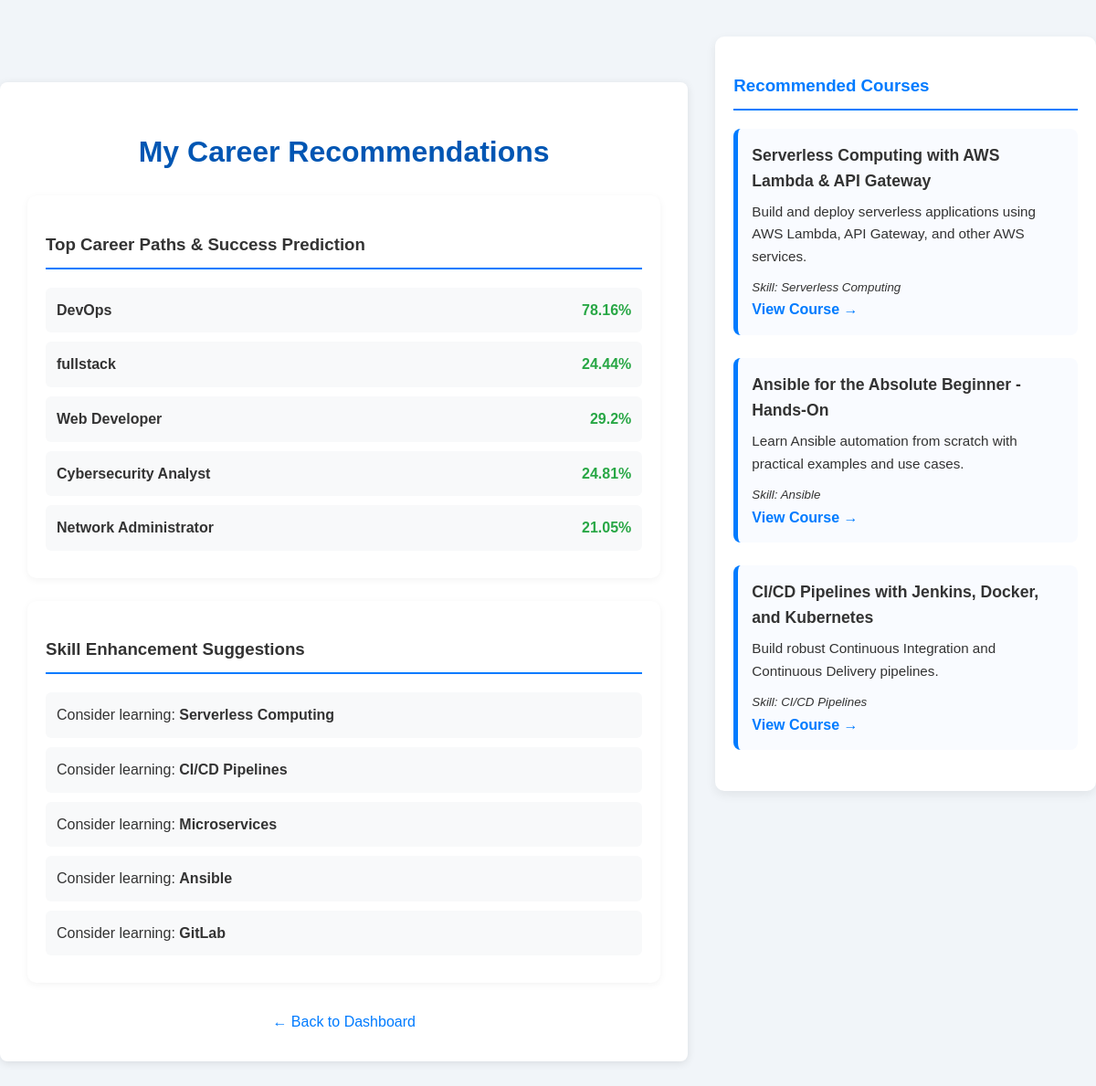
Screenshot of /user/recommendations.php (signed in) with the database file from the repository.
### tables this page shows
CREATE TABLE `courses` (
  `id` int(11) NOT NULL,
  `title` varchar(255) NOT NULL,
  `description` text DEFAULT NULL,
  `url` varchar(255) DEFAULT NULL,
  `skill_id` int(11) DEFAULT NULL,
  `created_at` datetime DEFAULT current_timestamp()
);

CREATE TABLE `skills` (
  `id` int(11) NOT NULL,
  `name` varchar(255) NOT NULL
);

### algorithms/linear_regression.php (called while the page is built, shortened)
<?php
function predictSuccessScore($user_skills_ids, $user_answers, $career_info, $all_skills, $user_gpa = null) {
    $skill_names_to_ids = [];
    foreach ($all_skills as $skill) {
        $skill_names_to_ids[strtolower($skill['name'])] = $skill['id'];
    }
    $career_id = $career_info['id'];
    $factors = $career_scoring_factors[$career_id];
    $current_score = 0;
    $max_possible_score_for_career = 0;
    $current_score += 10;
    $max_possible_score_for_career += 10;
    foreach ($factors['key_skills'] as $skill_id) {
        if ($skill_id > 0) {
            if (in_array($skill_id, $user_skills_ids)) {
                $current_score += 10;
            }
            $max_possible_score_for_career += 10;
        }
    }
    foreach ($factors['relevant_skills'] as $skill_id) {
        if ($skill_id > 0) {
            if (in_array($skill_id, $user_skills_ids)) {
                $current_score += 5;
            }
            $max_possible_score_for_career += 5;
        }
    }
    foreach ($factors['ideal_answers'] as $question_text => $answer_contributions) {
        if (isset($user_answers[$question_text])) {
            $user_answer = $user_answers[$question_text];
            $question_max_contribution = 0;
            $user_answer_parts = explode("||", $user_answer);
            foreach ($answer_contributions as $expected_answer_substring => $contribution) {
                $question_max_contribution += $contribution;
                foreach ($user_answer_parts as $part) {
                    if (strpos(strtolower($part), strtolower($expected_answer_substring)) !== false) {
                        $current_score += $contribution;
                    }
                }
            }
            $max_possible_score_for_career += $question_max_contribution;
        }
    }
    if ($user_gpa !== null && $factors['gpa_weight'] > 0) {
        $normalized_gpa = $user_gpa / 4.0;
        $gpa_score = $normalized_gpa * $factors['gpa_weight'];
        $current_score += $gpa_score;
        $max_possible_score_for_career += $factors['gpa_weight'];
    }
    if ($max_possible_score_for_career > 0) {
        $percentage = ($current_score / $max_possible_score_for_career) * 100;
    } else {
        $percentage = 0;
    }
    return max(0, min(100, round($percentage, 2)));
}
?>

### algorithms/career_scoring.php (called while the page is built, shortened)
<?php
function getCareerCompatibilityScores($user_skills_ids, $user_answers, $all_careers, $all_skills) {
    $career_scores = [];
    $skill_names_to_ids = [];
    foreach ($all_skills as $skill) {
        $skill_names_to_ids[strtolower($skill['name'])] = $skill['id'];
    }
    foreach ($all_careers as $career) {
        $current_career_id = $career['id'];
        $current_career_title = $career['title'];
        $score = 0;
        if (isset($scoring_factors[$current_career_id])) {
            $factors = $scoring_factors[$current_career_id];
            $score += $factors['base_score'];
            foreach ($factors['key_skills'] as $skill_id) {
                if ($skill_id > 0 && in_array($skill_id, $user_skills_ids)) {
                    $score += 15;
                }
            }
            foreach ($factors['relevant_skills'] as $skill_id) {
                if ($skill_id > 0 && in_array($skill_id, $user_skills_ids)) {
                    $score += 5;
                }
            }
            foreach ($factors['ideal_answers'] as $question_text => $answer_contributions) {
                if (isset($user_answers[$question_text])) {
                    $user_answer = $user_answers[$question_text];
                    foreach ($answer_contributions as $expected_answer_substring => $contribution) {
                        $user_answer_parts = explode("||", $user_answer);
                        foreach ($user_answer_parts as $part) {
                            if (strpos(strtolower($part), strtolower($expected_answer_substring)) !== false) {
                                $score += $contribution;
                                break;
                            }
                        }
                    }
                }
            }
        }
        $career_scores[$current_career_title] = $score;
    }
    arsort($career_scores);
    return $career_scores;
}
?>

### algorithms/association_rule_mining.php (called while the page is built, shortened)
<?php
function getAssociationSkillSuggestions($user_skills_ids, $all_skills) {
    $suggested_skills_ids = [];
    $all_skill_names_map = [];
    foreach ($all_skills as $skill) {
        $all_skill_names_map[$skill['id']] = $skill['name'];
        $skill_names_to_ids[strtolower($skill['name'])] = $skill['id'];
    }
    foreach ($user_skills_ids as $skill_id) {
        if (isset($association_rules[$skill_id])) {
            foreach ($association_rules[$skill_id] as $suggested_id) {
                if (!in_array($suggested_id, $user_skills_ids) && !in_array($suggested_id, $suggested_skills_ids)) {
                    $suggested_skills_ids[] = $suggested_id;
                }
            }
        }
    }
    $suggested_skill_names = [];
    foreach ($suggested_skills_ids as $id) {
        if (isset($all_skill_names_map[$id])) {
            $suggested_skill_names[] = $all_skill_names_map[$id];
        }
    }
    return array_slice($suggested_skill_names, 0, 15);
}
?>

### algorithms/course_recommendation.php (called while the page is built, shortened)
<?php
function getCourseRecommendations($conn, $suggested_skill_ids) {
    $recommended_courses = [];
    $placeholders = implode(',', array_fill(0, count($suggested_skill_ids), '?'));
    $types = str_repeat('i', count($suggested_skill_ids));
    $sql = "
        SELECT
            courses.id,
            courses.title,
            courses.description,
            courses.url,
            skills.name AS skill_name
        FROM
            courses
        LEFT JOIN
            skills ON courses.skill_id = skills.id
        WHERE
            courses.skill_id IN ($placeholders)
            OR courses.skill_id IS NULL
        ORDER BY
            CASE
                WHEN courses.skill_id IS NULL THEN 1
                ELSE 0
            END ASC
        LIMIT 3
    ";
    if ($stmt = mysqli_prepare($conn, $sql)) {
        mysqli_stmt_bind_param($stmt, $types, ...$suggested_skill_ids);
        mysqli_stmt_execute($stmt);
        $result = mysqli_stmt_get_result($stmt);
        while ($row = mysqli_fetch_assoc($result)) {
            $recommended_courses[] = $row;
        }
    }
    return $recommended_courses;
}

### user/recommendations.php (the view, shortened to what this page needs)
<?php
require_once '../config/config.php';
require_once '../algorithms/career_scoring.php';
require_once '../algorithms/association_rule_mining.php';
require_once '../algorithms/linear_regression.php';
require_once '../algorithms/course_recommendation.php';
$user_id = $_SESSION['user_id'];
$user_skills_ids = [];
$sql_user_skills = "SELECT skill_id FROM user_skills WHERE user_id = ?";
if ($stmt = mysqli_prepare($conn, $sql_user_skills)) {
    mysqli_stmt_bind_param($stmt, "i", $user_id);
    mysqli_stmt_execute($stmt);
    $result = mysqli_stmt_get_result($stmt);
    while ($row = mysqli_fetch_assoc($result)) {
        $user_skills_ids[] = $row['skill_id'];
    }
}
$user_answers = [];
$sql_user_answers = "SELECT question, answer FROM user_answers WHERE user_id = ?";
if ($stmt = mysqli_prepare($conn, $sql_user_answers)) {
    mysqli_stmt_bind_param($stmt, "i", $user_id);
    mysqli_stmt_execute($stmt);
    $result = mysqli_stmt_get_result($stmt);
    while ($row = mysqli_fetch_assoc($result)) {
        $user_answers[$row['question']] = $row['answer'];
    }
}
$user_gpa = null;
$sql_user_academic = "SELECT major, gpa FROM users WHERE id = ?";
if ($stmt = mysqli_prepare($conn, $sql_user_academic)) {
    mysqli_stmt_bind_param($stmt, "i", $user_id);
    mysqli_stmt_execute($stmt);
    mysqli_stmt_bind_result($stmt, $fetched_major, $fetched_gpa);
    if (mysqli_stmt_fetch($stmt)) {
        $user_gpa = $fetched_gpa;
    }
}
$all_skills = [];
$result_all_skills = mysqli_query($conn, "SELECT id, name FROM skills");
while ($row = mysqli_fetch_assoc($result_all_skills)) {
    $all_skills[] = $row;
}
$all_careers = [];
$result_all_careers = mysqli_query($conn, "SELECT id, title, description FROM careers");
while ($row = mysqli_fetch_assoc($result_all_careers)) {
    $all_careers[] = $row;
}
$career_compatibility_scores = [];
$skill_suggestions = [];
$success_predictions = [];
$recommended_courses = [];
if (!empty($user_skills_ids) || !empty($user_answers) || $user_gpa !== null) {
    $career_compatibility_scores = getCareerCompatibilityScores($user_skills_ids, $user_answers, $all_careers, $all_skills);
    $skill_suggestions = getAssociationSkillSuggestions($user_skills_ids, $all_skills);
    foreach ($all_careers as $career) {
        $score = predictSuccessScore($user_skills_ids, $user_answers, $career, $all_skills, $user_gpa);
        $success_predictions[$career['title']] = $score;
    }
    $suggested_skill_ids = [];
    foreach ($skill_suggestions as $name) {
        foreach ($all_skills as $skill) {
            if (strtolower($skill['name']) === strtolower($name)) {
                $suggested_skill_ids[] = $skill['id'];
                break;
            }
        }
    }
    if (!empty($suggested_skill_ids)) {
        $recommended_courses = getCourseRecommendations($conn, $suggested_skill_ids);
    }
} else {
    $_SESSION['recommendation_message'] = "Please fill out your profile, skills, and quiz to get recommendations.";
}
?>
<!DOCTYPE html>
<html lang="en">
<head>
    <link rel="stylesheet" href="../assets/css/style.css">
</head>
<body>
<div class="page-layout">
    <div class="left-content">
        <div class="recommendations-container">
            <h1>My Career Recommendations</h1>
            <?php if (isset($_SESSION['recommendation_message'])): ?>
                <p class="no-data-message"><?php echo $_SESSION['recommendation_message']; unset($_SESSION['recommendation_message']); ?></p>
            <?php else: ?>
                <div class="recommendation-section">
                    <h3>Top Career Paths & Success Prediction</h3>
                    <?php
                    $displayed = 0;
                    foreach ($career_compatibility_scores as $career => $score) {
                        if ($score > 25 && $displayed < 5) {
                            $prediction = isset($success_predictions[$career]) ? round($success_predictions[$career], 2) : 'N/A';
                            $score_html = ($prediction !== 'N/A') ? "<span class='score'>" . $prediction . "%</span>" : "<span class='score'>N/A</span>";
                            echo "<div class='list-item'><span><strong>" . htmlspecialchars($career) . "</strong></span>" . $score_html . "</div>";
                            $displayed++;
                        }
                    }
                    ?>
                </div>
                <div class="recommendation-section">
                    <h3>Skill Enhancement Suggestions</h3>
                    <?php if (!empty($skill_suggestions)): ?>
                        <?php foreach ($skill_suggestions as $skill_name): ?>
                            <div class="list-item">
                                <span>Consider learning: <strong><?php echo htmlspecialchars($skill_name); ?></strong></span>
                            </div>
                        <?php endforeach; ?>
                    <?php else: ?>
                        <p class="no-data-message">No specific skill enhancement suggestions at this time based on your current skills.</p>
                    <?php endif; ?>
                </div>
                <?php endif; ?>
            <div class="back-link">
                <a href="dashboard.php">← Back to Dashboard</a>
            </div>
        </div>
    </div>
    <div class="right-sidebar">
        <h3>Recommended Courses</h3>
        <?php if (!empty($recommended_courses)): ?>
            <?php foreach ($recommended_courses as $course): ?>
                <div class="course-item">
                    <strong><?php echo htmlspecialchars($course['title']); ?></strong>
                    <p><?php echo htmlspecialchars($course['description']); ?></p>
                    <small><em>Skill: <?php echo $course['skill_name'] ?: 'General'; ?></em></small><br>
                    <a href="<?php echo htmlspecialchars($course['url']); ?>" target="_blank">View Course →</a>
                </div>
            <?php endforeach; ?>
        <?php else: ?>
            <p class="no-data-message">No course recommendations found.</p>
        <?php endif; ?>
    </div>
</div>
</body>
</html>

### assets/css/style.css (style rules this page uses)
body { font-family: 'Segoe UI', Tahoma, Geneva, Verdana, sans-serif; background: linear-gradient(to right, #e2eefd, #f6f9fc); color: #333; line-height: 1.6; margin: 0; padding: 0; display: flex; flex-direction: column; min-height: 100vh; }
.container, .profile-container, .recommendations-container, .admin-container { max-width: 1200px; margin: 50px auto; padding: 30px; background-color: #fff; border-radius: 8px; box-shadow: 0 2px 10px rgba(0,0,0,0.1); box-sizing: border-box; }
.back-link { display: block; text-align: center; margin-top: 20px; }
.back-link a { color: #007bff; text-decoration: none; }

### user/recommendations.php (style rules this page uses)
body { font-family: Arial, sans-serif; background: #f1f5f9; margin: 0; padding: 0; }
.page-layout { display: flex; max-width: 1200px; margin: 40px auto; gap: 30px; }
.left-content { flex: 2; }
.right-sidebar { flex: 1; background: #ffffff; padding: 20px; border-radius: 10px; box-shadow: 0 4px 12px rgba(0, 0, 0, 0.07); position: sticky; top: 20px; height: fit-content; }
.right-sidebar h3 { color: #007bff; border-bottom: 2px solid #007bff; padding-bottom: 10px; margin-bottom: 20px; }
.recommendations-container h1 { text-align: center; color: #0056b3; }
.recommendation-section { background: #fff; padding: 20px; margin-bottom: 25px; border-radius: 10px; box-shadow: 0 2px 8px rgba(0,0,0,0.05); }
.recommendation-section h3 { color: #333; border-bottom: 2px solid #007bff; padding-bottom: 10px; margin-bottom: 20px; }
.list-item { padding: 12px; margin-bottom: 10px; background: #f8f9fa; border-radius: 6px; display: flex; justify-content: space-between; }
.score { color: #28a745; font-weight: bold; }
.course-item { margin-bottom: 25px; padding: 15px; background: #f9fbff; border-left: 5px solid #007bff; border-radius: 8px; }
.course-item strong { font-size: 1.1em; }
.course-item p { margin: 8px 0; font-size: 0.95em; color: #333; }
.course-item a { color: #007bff; text-decoration: none; font-weight: bold; }
.back-link { text-align: center; margin-top: 30px; }
.back-link a { color: #007bff; text-decoration: none; }

### rows the page displays
courses: title "Serverless Computing with AWS Lambda & API Gateway", description "Build and deploy serverless applications using AWS Lambda, API Gateway, and other AWS services.", skill.name "Serverless Computing"
courses: title "Ansible for the Absolute Beginner - Hands-On", description "Learn Ansible automation from scratch with practical examples and use cases.", skill.name "Ansible"
courses: title "CI/CD Pipelines with Jenkins, Docker, and Kubernetes", description "Build robust Continuous Integration and Continuous Delivery pipelines.", skill.name "CI/CD Pipelines"

### other values shown
$career "DevOps"
$prediction "78.16"
$career "fullstack"
$prediction "24.44"
$career "Web Developer"
$prediction "29.2"
$career "Cybersecurity Analyst"
$prediction "24.81"
$career "Network Administrator"
$prediction "21.05"
$skill_name "Serverless Computing"
$skill_name "CI/CD Pipelines"
$skill_name "Microservices"
$skill_name "Ansible"
$skill_name "GitLab"
